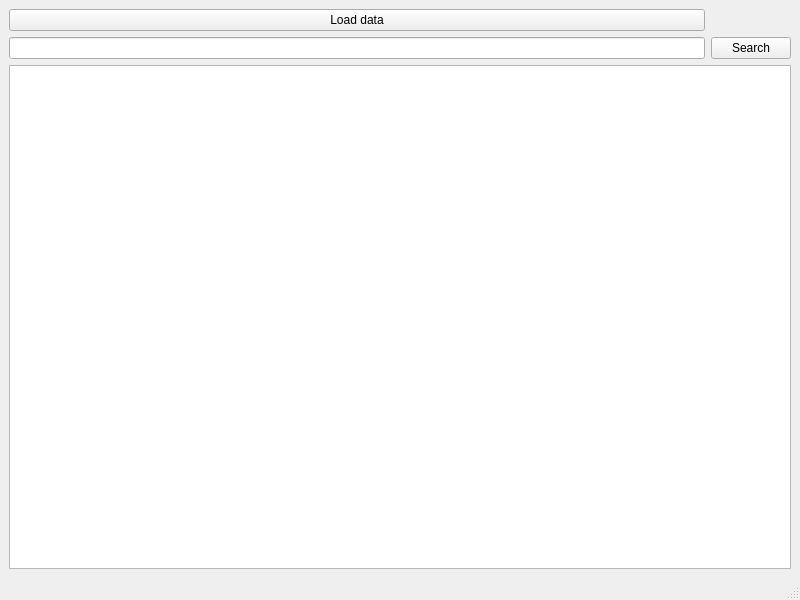
<?xml version="1.0" encoding="UTF-8"?>
<ui version="4.0">
 <class>MainWindow</class>
 <widget class="QMainWindow" name="MainWindow">
  <property name="geometry">
   <rect>
    <x>0</x>
    <y>0</y>
    <width>800</width>
    <height>600</height>
   </rect>
  </property>
  <property name="windowTitle">
   <string>MainWindow</string>
  </property>
  <widget class="QWidget" name="centralwidget">
   <layout class="QGridLayout" name="gridLayout">
    <item row="0" column="0">
     <widget class="QPushButton" name="loadData">
      <property name="text">
       <string>Load data</string>
      </property>
     </widget>
    </item>
    <item row="1" column="0">
     <widget class="QLineEdit" name="lineEdit"/>
    </item>
    <item row="1" column="1">
     <widget class="QPushButton" name="search">
      <property name="text">
       <string>Search</string>
      </property>
     </widget>
    </item>
    <item row="2" column="0" colspan="2">
     <widget class="QTableView" name="tableView"/>
    </item>
   </layout>
  </widget>
  <widget class="QMenuBar" name="menubar">
   <property name="geometry">
    <rect>
     <x>0</x>
     <y>0</y>
     <width>800</width>
     <height>21</height>
    </rect>
   </property>
  </widget>
  <widget class="QStatusBar" name="statusbar"/>
 </widget>
 <resources/>
 <connections/>
</ui>
